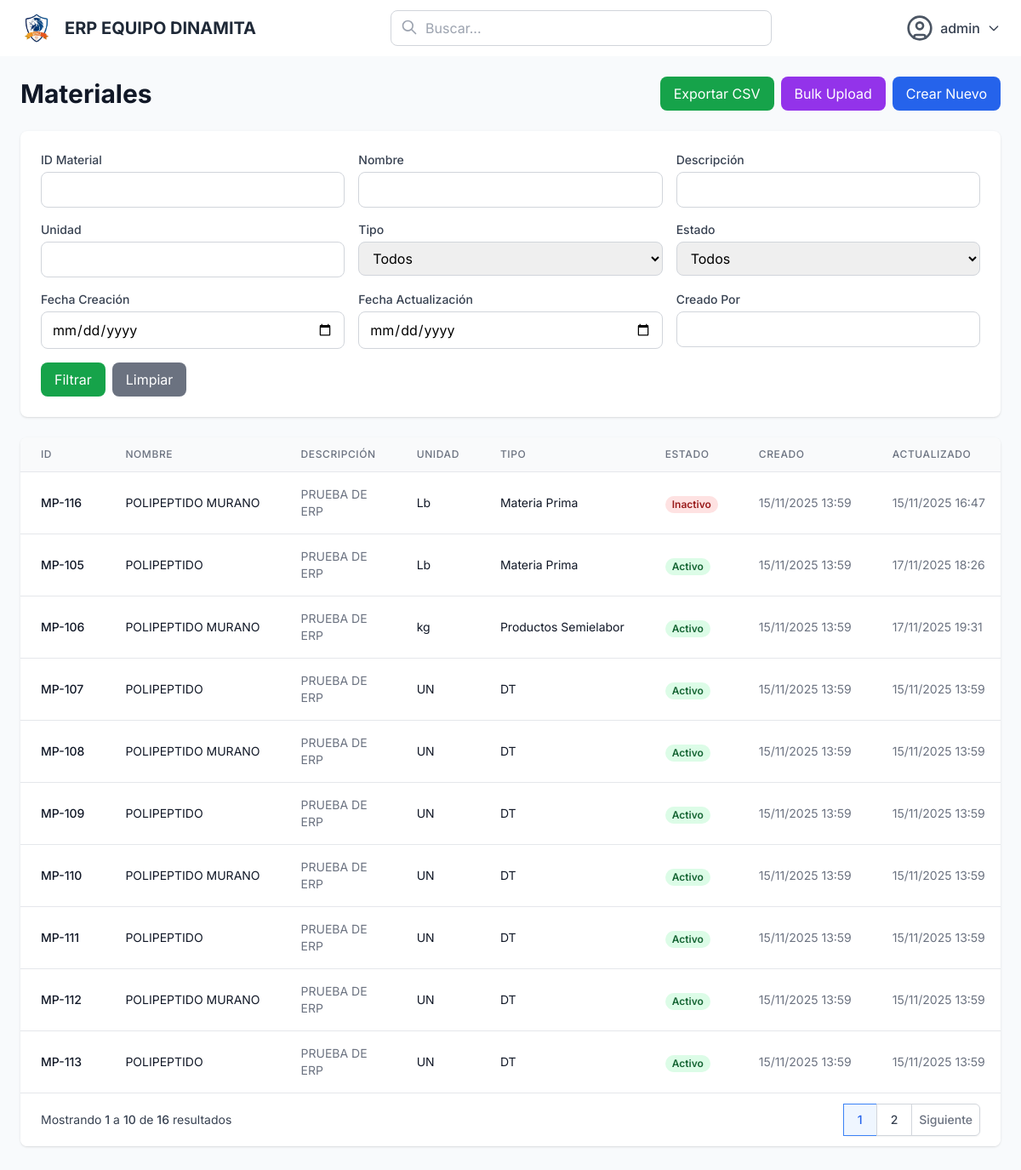
The page /materials/ (signed in) on the database its author committed.
### users/models.py (models this page shows)
class User(AbstractUser):
    class Meta:
        db_table = "users"
        verbose_name = "Usuario"
        verbose_name_plural = "Usuarios"

### materials/models.py (models this page shows, shortened)
class Material(models.Model):
    id_material = models.CharField(max_length=50, unique=True)
    name = models.CharField(max_length=200)
    description = models.TextField()
    unit = models.ForeignKey(Unit, on_delete=models.PROTECT, default=1)
    material_type = models.ForeignKey(MaterialType, on_delete=models.PROTECT, default=1)
    status = models.ForeignKey(Status, on_delete=models.PROTECT, default=1)
    created_at = models.DateTimeField(auto_now_add=True)
    updated_at = models.DateTimeField(auto_now=True)
    created_by = models.ForeignKey(User, on_delete=models.SET_NULL, null=True, blank=True)
    class Meta:
        db_table = "materials"
        verbose_name = "Material"
        verbose_name_plural = "Materiales"
        ordering = ['-created_at']

class Unit(models.Model):
    name = models.CharField(max_length=100, unique=True)
    symbol = models.CharField(max_length=20)
    class Meta:
        db_table = "units"
        verbose_name = "Unit"
        verbose_name_plural = "Units"

class MaterialType(models.Model):
    name = models.CharField(max_length=100, unique=True)
    symbol = models.CharField(max_length=20)
    class Meta:
        db_table = "material_types"
        verbose_name = "Material Type"
        verbose_name_plural = "Material Types"

### core/models.py (models this page shows, shortened)
class Status(models.Model):
    name = models.CharField(max_length=100, unique=True)
    is_active = models.BooleanField(default=True)
    class Meta:
        db_table = "status"
        verbose_name = "Status"
        verbose_name_plural = "Statuses"

### materials/views.py (the view, shortened to what this page needs)
# urls.py: path('', views.materials_list, name='materials_list'),
@login_required
def materials_list(request):
    materials = Material.objects.all()
    id_material = request.GET.get('id_material', '')
    name = request.GET.get('name', '')
    description = request.GET.get('description', '')
    unit_filter = request.GET.get('unit', '')
    type_filter = request.GET.get('type', '')
    status_filter = request.GET.get('status', '')
    created_at = request.GET.get('created_at', '')
    updated_at = request.GET.get('updated_at', '')
    created_by = request.GET.get('created_by', '')
    if id_material:
        materials = materials.filter(id_material__icontains=id_material)
    if name:
        materials = materials.filter(name__icontains=name)
    if description:
        materials = materials.filter(description__icontains=description)
    if unit_filter:
        materials = materials.filter(Q(unit__name__icontains=unit_filter) | Q(unit__symbol__icontains=unit_filter))
    if type_filter:
        materials = materials.filter(Q(material_type__name__icontains=type_filter) | Q(material_type__symbol__icontains=type_filter))
    if status_filter:
        materials = materials.filter(status__id=status_filter)
    if created_at:
        materials = materials.filter(created_at__date=created_at)
    if updated_at:
        materials = materials.filter(updated_at__date=updated_at)
    if created_by:
        materials = materials.filter(created_by__username__icontains=created_by)
    paginator = Paginator(materials, 10)
    page_number = request.GET.get('page')
    page_obj = paginator.get_page(page_number)
    querystring = request.GET.copy()
    if 'page' in querystring:
        querystring.pop('page')
    units = Unit.objects.all()
    material_types = MaterialType.objects.all()
    statuses = Status.objects.all()
    filters = {
        'id_material': id_material,
        'name': name,
        'description': description,
        'unit': unit_filter,
        'type': type_filter,
        'status': status_filter,
        'created_at': created_at,
        'updated_at': updated_at,
        'created_by': created_by,
    }
    context = {
        'page_obj': page_obj,
        'filters': filters,
        'querystring': querystring.urlencode(),
        'units': units,
        'material_types': material_types,
        'statuses': statuses,
    }
    return render(request, 'materials/material_list.html', context)

### materials/templates/materials/material_list.html (shortened to what this page needs)
{% extends "core/base.html" %}
{% load static %}
{% block content %}
<div class="max-w-7xl mx-auto">
    <div class="flex justify-between items-center mb-6">
        <h1 class="text-3xl font-bold text-gray-900">Materiales</h1>
        <div class="flex space-x-2">
            <a href="?export=csv&{{ querystring }}" class="bg-green-600 hover:bg-green-700 text-white px-4 py-2 rounded-lg transition-colors">
                Exportar CSV
            </a>
            {% if perms.materials >= 2 %}
            <a href="{% url 'materials:material_bulk_upload' %}" class="bg-purple-600 hover:bg-purple-700 text-white px-4 py-2 rounded-lg transition-colors">
                Bulk Upload
            </a>
            <a href="{% url 'materials:material_create' %}" class="bg-blue-600 hover:bg-blue-700 text-white px-4 py-2 rounded-lg transition-colors">
                Crear Nuevo
            </a>
            {% endif %}
        </div>
    </div>
    <div class="bg-white rounded-lg shadow p-6 mb-6">
        <form method="get" class="grid grid-cols-1 md:grid-cols-2 lg:grid-cols-3 gap-4">
            <div>
                <label class="block text-sm font-medium text-gray-700 mb-1">ID Material</label>
                <input type="text" name="id_material" value="{{ filters.id_material }}" class="w-full px-3 py-2 border border-gray-300 rounded-lg focus:outline-none focus:ring-2 focus:ring-blue-500">
            </div>
            <div>
                <label class="block text-sm font-medium text-gray-700 mb-1">Nombre</label>
                <input type="text" name="name" value="{{ filters.name }}" class="w-full px-3 py-2 border border-gray-300 rounded-lg focus:outline-none focus:ring-2 focus:ring-blue-500">
            </div>
            <div>
                <label class="block text-sm font-medium text-gray-700 mb-1">Descripción</label>
                <input type="text" name="description" value="{{ filters.description }}" class="w-full px-3 py-2 border border-gray-300 rounded-lg focus:outline-none focus:ring-2 focus:ring-blue-500">
            </div>
            <div>
                <label class="block text-sm font-medium text-gray-700 mb-1">Unidad</label>
                <input type="text" name="unit" value="{{ filters.unit }}" class="w-full px-3 py-2 border border-gray-300 rounded-lg focus:outline-none focus:ring-2 focus:ring-blue-500">
            </div>
            <div>
                <label class="block text-sm font-medium text-gray-700 mb-1">Tipo</label>
                <select name="type" class="w-full px-3 py-2 border border-gray-300 rounded-lg focus:outline-none focus:ring-2 focus:ring-blue-500">
                    <option value="">Todos</option>
                </select>
            </div>
            <div>
                <label class="block text-sm font-medium text-gray-700 mb-1">Estado</label>
                <select name="status" class="w-full px-3 py-2 border border-gray-300 rounded-lg focus:outline-none focus:ring-2 focus:ring-blue-500">
                    <option value="">Todos</option>
                </select>
            </div>
            <div>
                <label class="block text-sm font-medium text-gray-700 mb-1">Fecha Creación</label>
                <input type="date" name="created_at" value="{{ filters.created_at }}" class="w-full px-3 py-2 border border-gray-300 rounded-lg focus:outline-none focus:ring-2 focus:ring-blue-500">
            </div>
            <div>
                <label class="block text-sm font-medium text-gray-700 mb-1">Fecha Actualización</label>
                <input type="date" name="updated_at" value="{{ filters.updated_at }}" class="w-full px-3 py-2 border border-gray-300 rounded-lg focus:outline-none focus:ring-2 focus:ring-blue-500">
            </div>
            <div>
                <label class="block text-sm font-medium text-gray-700 mb-1">Creado Por</label>
                <input type="text" name="created_by" value="{{ filters.created_by }}" class="w-full px-3 py-2 border border-gray-300 rounded-lg focus:outline-none focus:ring-2 focus:ring-blue-500">
            </div>
            <div class="flex items-end space-x-2">
                <button type="submit" class="bg-green-600 hover:bg-green-700 text-white px-4 py-2 rounded-lg transition-colors">
                    Filtrar
                </button>
                <a href="{% url 'materials:materials_list' %}" class="bg-gray-500 hover:bg-gray-600 text-white px-4 py-2 rounded-lg transition-colors">
                    Limpiar
                </a>
            </div>
        </form>
    </div>
    <div class="bg-white rounded-lg shadow overflow-hidden">
        <div class="overflow-x-auto">
            <table class="min-w-full divide-y divide-gray-200">
                <thead class="bg-gray-50">
                    <tr>
                        <th class="px-6 py-3 text-left text-xs font-medium text-gray-500 uppercase tracking-wider">ID</th>
                        <th class="px-6 py-3 text-left text-xs font-medium text-gray-500 uppercase tracking-wider">Nombre</th>
                        <th class="px-6 py-3 text-left text-xs font-medium text-gray-500 uppercase tracking-wider">Descripción</th>
                        <th class="px-6 py-3 text-left text-xs font-medium text-gray-500 uppercase tracking-wider">Unidad</th>
                        <th class="px-6 py-3 text-left text-xs font-medium text-gray-500 uppercase tracking-wider">Tipo</th>
                        <th class="px-6 py-3 text-left text-xs font-medium text-gray-500 uppercase tracking-wider">Estado</th>
                        <th class="px-6 py-3 text-left text-xs font-medium text-gray-500 uppercase tracking-wider">Creado</th>
                        <th class="px-6 py-3 text-left text-xs font-medium text-gray-500 uppercase tracking-wider">Actualizado</th>
                    </tr>
                </thead>
                <tbody class="bg-white divide-y divide-gray-200">
                    {% for material in page_obj %}
                    <tr class="hover:bg-gray-50">
                        <td class="px-6 py-4 whitespace-nowrap text-sm font-medium text-gray-900">{{ material.id_material }}</td>
                        <td class="px-6 py-4 whitespace-nowrap text-sm text-gray-900">{{ material.name }}</td>
                        <td class="px-6 py-4 text-sm text-gray-500">{{ material.description|truncatewords:10 }}</td>
                        <td class="px-6 py-4 whitespace-nowrap text-sm text-gray-900">{{ material.unit.symbol|default:"N/A" }}</td>
                        <td class="px-6 py-4 whitespace-nowrap text-sm text-gray-900">{{ material.material_type.symbol|default:"N/A" }}</td>
                        <td class="px-6 py-4 whitespace-nowrap">
                            {% if material.status.is_active %}
                                <span class="px-2 inline-flex text-xs leading-5 font-semibold rounded-full bg-green-100 text-green-800">{{ material.status.name }}</span>
                            {% else %}
                                <span class="px-2 inline-flex text-xs leading-5 font-semibold rounded-full bg-red-100 text-red-800">{{ material.status.name }}</span>
                            {% endif %}
                        </td>
                        <td class="px-6 py-4 whitespace-nowrap text-sm text-gray-500">{{ material.created_at|date:"d/m/Y H:i" }}</td>
                        <td class="px-6 py-4 whitespace-nowrap text-sm text-gray-500">{{ material.updated_at|date:"d/m/Y H:i" }}</td>
                    </tr>
                    {% empty %}
                    <tr>
                        <td colspan="{% if perms.materials >= 2 %}10{% else %}9{% endif %}" class="px-6 py-4 text-center text-gray-500">No se encontraron materiales</td>
                    </tr>
                    {% endfor %}
                </tbody>
            </table>
        </div>
        {% if page_obj.has_other_pages %}
        <div class="bg-white px-4 py-3 flex items-center justify-between border-t border-gray-200 sm:px-6">
            <div class="hidden sm:flex-1 sm:flex sm:items-center sm:justify-between">
                <div>
                    <p class="text-sm text-gray-700">
                        Mostrando <span class="font-medium">{{ page_obj.start_index }}</span> a <span class="font-medium">{{ page_obj.end_index }}</span> de <span class="font-medium">{{ page_obj.paginator.count }}</span> resultados
                    </p>
                </div>
                <div>
                    <nav class="relative z-0 inline-flex rounded-md shadow-sm -space-x-px">
                        {% for num in page_obj.paginator.page_range %}
                            {% if page_obj.number == num %}
                                <span class="relative inline-flex items-center px-4 py-2 border border-blue-500 bg-blue-50 text-sm font-medium text-blue-600">{{ num }}</span>
                            {% elif num > page_obj.number|add:'-3' and num < page_obj.number|add:'3' %}
                                <a href="?page={{ num }}&{{ querystring }}" class="relative inline-flex items-center px-4 py-2 border border-gray-300 bg-white text-sm font-medium text-gray-700 hover:bg-gray-50">{{ num }}</a>
                            {% endif %}
                        {% endfor %}
                        {% if page_obj.has_next %}
                            <a href="?page={{ page_obj.next_page_number }}&{{ querystring }}" class="relative inline-flex items-center px-2 py-2 rounded-r-md border border-gray-300 bg-white text-sm font-medium text-gray-500 hover:bg-gray-50">Siguiente</a>
                        {% endif %}
                    </nav>
                </div>
            </div>
        </div>
        {% endif %}
    </div>
</div>
{% endblock %}

### core/templates/core/base.html (shortened to what this page needs)
{% load static %}
<!DOCTYPE html>
<html lang="es">
<head>
    <script src="https://cdn.tailwindcss.com"></script>
</head>
<body class="bg-slate-50">
    <nav class="bg-white shadow flex items-center justify-between px-6 py-3">
        <div class="flex items-center space-x-3">
            <img src="{% static 'img/logo.png' %}" alt="Logo" class="h-10 w-10">
            <span class="text-xl font-bold text-gray-800">ERP EQUIPO DINAMITA</span>
        </div>
        <div class="hidden md:flex flex-1 max-w-md mx-8">
            <div class="relative w-full">
                <input type="text" placeholder="Buscar..." class="w-full px-4 py-2 pl-10 border border-gray-300 rounded-lg focus:outline-none focus:ring-2 focus:ring-blue-500">
                <svg class="absolute left-3 top-2.5 h-5 w-5 text-gray-400" fill="none" stroke="currentColor" viewBox="0 0 24 24">
                    <path stroke-linecap="round" stroke-linejoin="round" stroke-width="2" d="M21 21l-6-6m2-5a7 7 0 11-14 0 7 7 0 0114 0z"></path>
                </svg>
            </div>
        </div>
        <div class="relative">
            <button id="user-menu-button" class="flex items-center space-x-2 text-gray-700 hover:text-gray-900 focus:outline-none">
                <span class="font-medium">{{ user.username }}</span>
                <svg class="h-4 w-4" fill="none" stroke="currentColor" viewBox="0 0 24 24">
                    <path stroke-linecap="round" stroke-linejoin="round" stroke-width="2" d="M19 9l-7 7-7-7"></path>
                </svg>
            </button>
        </div>
    </nav>
    <main class="p-6 bg-slate-50 min-h-screen">
        {% block content %}
        {% endblock %}
    </main>
</body>
</html>

### core/templates/core/base.html (style rules this page uses)
body { font-family: 'Inter', sans-serif; }

### rows shown on the page
User: username "admin"
Material: id_material "MP-116", name "POLIPEPTIDO MURANO", description "PRUEBA DE ERP", unit.symbol "Lb", material_type.symbol "Materia Prima", status.name "Inactivo", created_at "15/11/2025 13:59", updated_at "15/11/2025 16:47"
Material: id_material "MP-105", name "POLIPEPTIDO", description "PRUEBA DE ERP", unit.symbol "Lb", material_type.symbol "Materia Prima", status.name "Activo", created_at "15/11/2025 13:59", updated_at "17/11/2025 18:26"
Material: id_material "MP-106", name "POLIPEPTIDO MURANO", description "PRUEBA DE ERP", unit.symbol "kg", material_type.symbol "Productos Semielabor", status.name "Activo", created_at "15/11/2025 13:59", updated_at "17/11/2025 19:31"
Material: id_material "MP-107", name "POLIPEPTIDO", description "PRUEBA DE ERP", unit.symbol "UN", material_type.symbol "DT", status.name "Activo", created_at "15/11/2025 13:59", updated_at "15/11/2025 13:59"
Material: id_material "MP-108", name "POLIPEPTIDO MURANO", description "PRUEBA DE ERP", unit.symbol "UN", material_type.symbol "DT", status.name "Activo", created_at "15/11/2025 13:59", updated_at "15/11/2025 13:59"
Material: id_material "MP-109", name "POLIPEPTIDO", description "PRUEBA DE ERP", unit.symbol "UN", material_type.symbol "DT", status.name "Activo", created_at "15/11/2025 13:59", updated_at "15/11/2025 13:59"
Material: id_material "MP-110", name "POLIPEPTIDO MURANO", description "PRUEBA DE ERP", unit.symbol "UN", material_type.symbol "DT", status.name "Activo", created_at "15/11/2025 13:59", updated_at "15/11/2025 13:59"
Material: id_material "MP-111", name "POLIPEPTIDO", description "PRUEBA DE ERP", unit.symbol "UN", material_type.symbol "DT", status.name "Activo", created_at "15/11/2025 13:59", updated_at "15/11/2025 13:59"
Material: id_material "MP-112", name "POLIPEPTIDO MURANO", description "PRUEBA DE ERP", unit.symbol "UN", material_type.symbol "DT", status.name "Activo", created_at "15/11/2025 13:59", updated_at "15/11/2025 13:59"
Material: id_material "MP-113", name "POLIPEPTIDO", description "PRUEBA DE ERP", unit.symbol "UN", material_type.symbol "DT", status.name "Activo", created_at "15/11/2025 13:59", updated_at "15/11/2025 13:59"

### other values the page prints
{{ page_obj.start_index }} "1"
{{ page_obj.end_index }} "10"
{{ page_obj.paginator.count }} "16"
{{ num }} "1"
{{ num }} "2"
